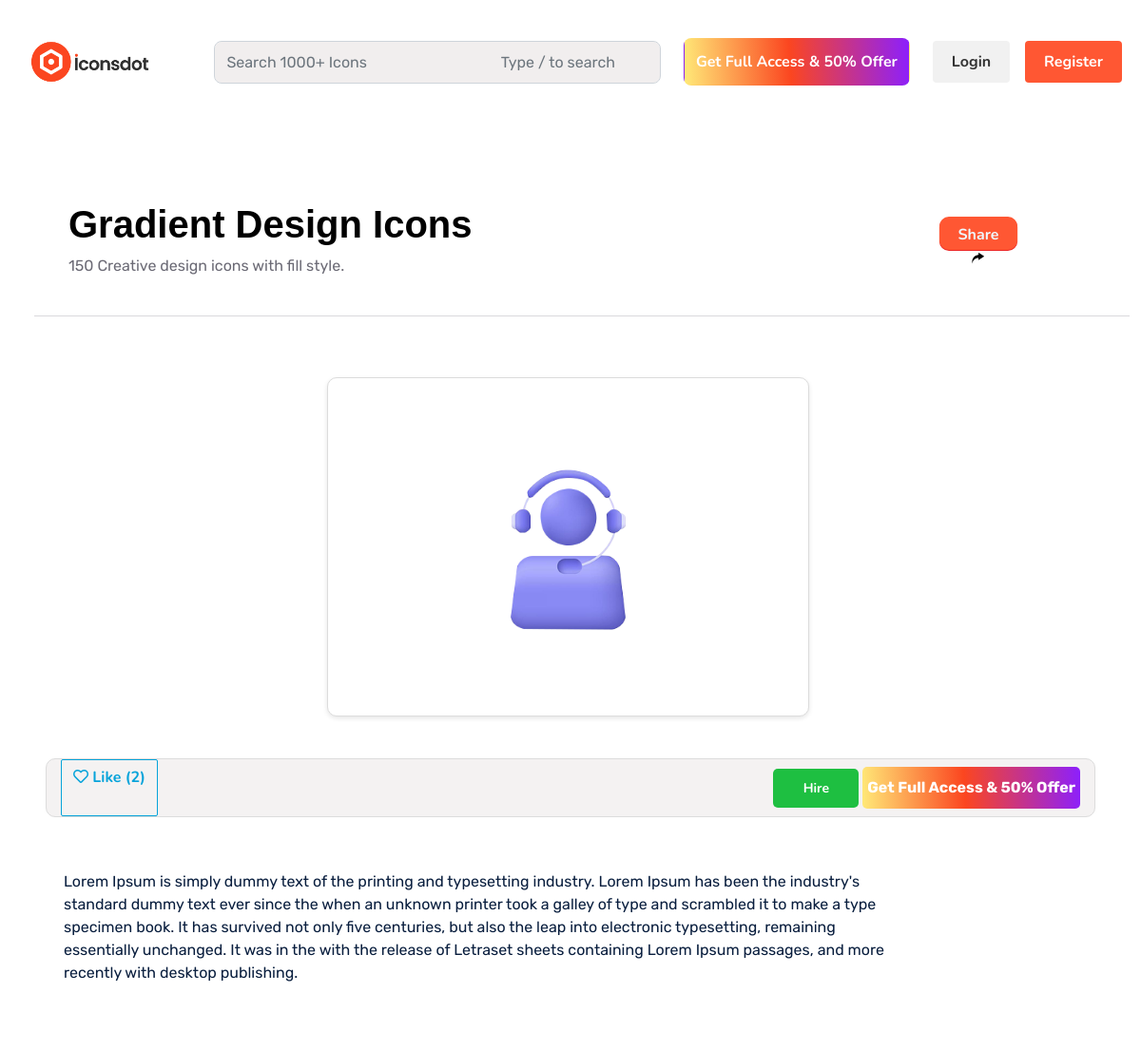
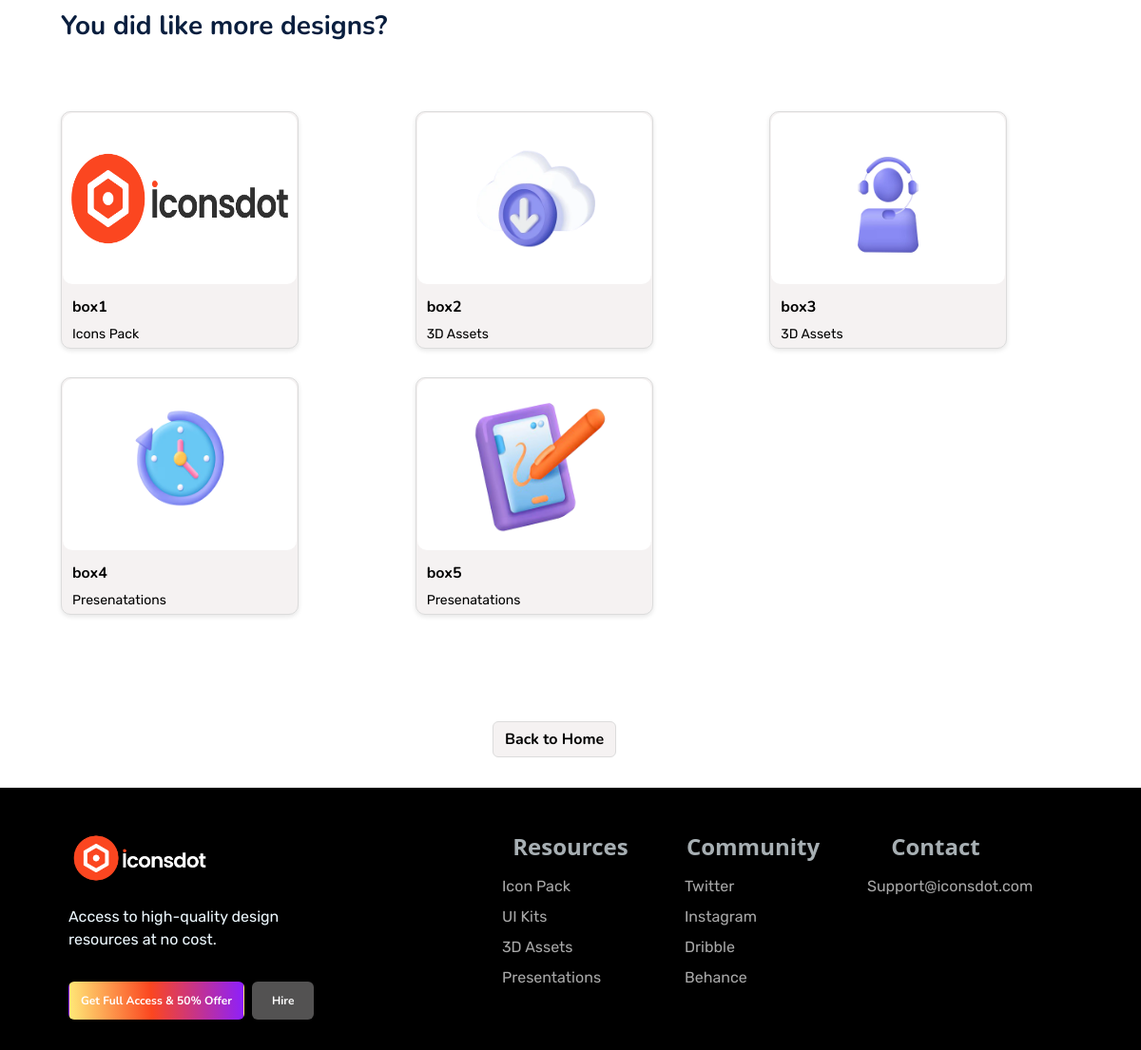
/gra_img/1, run on the app's committed database (2 pictures, top to bottom).
### icons_app/models.py (models this page shows, shortened)
class Gradient_Image(models.Model):
    gradient_image=models.ImageField(upload_to='gradient_images/')
    sub_gradient_category=models.ForeignKey(Sub_Gradient_Category,on_delete=models.CASCADE)

class Sub_Gradient_Category(models.Model):
    sub_gradient_category=models.CharField(max_length=30)
    featured_image = models.ImageField(upload_to='sub_gradient_images/', null=True, blank=True)  # Added ImageField
    gradient_category=models.ForeignKey(Gradient_Category,on_delete=models.CASCADE,null=True,blank=True)

class Gradient_Category(models.Model):
    gradient_category=models.CharField(max_length=30)

### icons_app/views.py (the view)
# urls.py: path('gra_img/<int:id>', views.gra_img, name='gra_img'),
def gra_img(request, id):
    gradient_image = Gradient_Image.objects.filter(sub_gradient_category=id)
    sub_gradient_category = Sub_Gradient_Category.objects.all()
    subgradient_category = get_object_or_404(Sub_Gradient_Category, id=id)
    total_likes = PageLike.objects.filter(sub_gradient_category=subgradient_category).count()
    user_has_liked = False
    user_id = request.session.get('user_id')
    if user_id:
        register_user = Register.objects.filter(id=user_id).first()
        if register_user:
            user_has_liked = PageLike.objects.filter(user=register_user, sub_gradient_category=subgradient_category).exists()
    context = {
        'gradient_image': gradient_image,
        'sub_gradient_category': sub_gradient_category,
        'subgradient_category': subgradient_category,
        'total_likes': total_likes,
        'user_has_liked': user_has_liked,
    }
    return render(request, 'gra_img.html', context)

### icons_app/templates/gra_img.html (shortened to what this page needs)
{% extends 'page2.html' %}
{% load static %}
{% block content %}
<div class="container mt-5">
    <div class="container-fluid py-5 wow fadeInUp" data-wow-delay="0.1s">
        <div class="row g-4">
            <div class="wow zoomIn col-lg-10" data-wow-delay="0.2s">
                <h1 class="ms-4">Gradient Design Icons </h1>
                <p class="ms-4">150 Creative design icons with fill style. </p>
            </div>
            <div class="wow zoomIn col-lg-2" data-wow-delay="0.2s">
                <button id="shareButton" class="btn text-light w-50 my-3"
                    style=" max-height:35px ; background-color: #ff5733; height: 50px; border-radius: 10px; box-shadow: 0 0.9px 0px 0.007rem #ec2525;">Share
                </button>
            </div>
            <hr class="col-12 col-lg-12">
        </div>
    </div>
    <div class="container-fluid py-0 wow fadeInUp" data-wow-delay="0.1s">
        <div class="row">
            <div class="wow zoomIn" data-wow-delay="0.2s">
                <div class="row justify-content-center ms-3 me-3">
                    {% for image in gradient_image %}
                    <div class="col-10 col-lg-6 mb-4">
                        <div class="icon-card" style=" width: 99%; border: 1px solid gainsboro;">
                            <img src="{{ image.gradient_image.url }}" alt="Icon"
                                style="width: 100%; height: 300px;object-fit: fill; ">
                        </div>
                    </div>
                    {% endfor %}
                </div>
            </div>
        </div>
        <div class="bottom-bar justify-content-between col-lg-12"
            style="border: 1px solid gainsboro; border-radius: 10px; background-color: #f4f2f2;">
            {% if request.session.user_id %}
            <a href="{% url 'icons_app:like_page' subgradient_category.id %}" class="btn btn-outline-primary">
                {% if user_has_liked %}
                    <i class="fas fa-heart"></i> Unlike (<span id="likeCount">{{ total_likes }}</span>)
                {% else %}
                    <i class="far fa-heart"></i> Like (<span id="likeCount">{{ total_likes }}</span>)
                {% endif %}
            </a>
                {% else %}
                <a href="#popup2" class="btn btn-outline-primary">
                    <i class="far fa-heart"></i> Like (<span id="likeCount">{{ total_likes }}</span>)
                </a>
                {% endif %}
                <div class="py-2">
                <button class="btn btn-sm" id="hireButton2" style=" min-width: 90px; background-color: #1EBF41; color: #ffffff;">
                    Hire</button>
                <button class="get-full-access"  style=" background: linear-gradient(86.43deg, #FFE978 0%, #FB4620 47%, #8D20FB 99.5%); color: white;" id="Subscribe4">Get Full Access & 50% Offer</button>
            </div>
        </div>
    </div>
    <div class="container-fluid py-5 wow fadeInUp" data-wow-delay="0.1s">
        <div class="container2 py-2 w-100">
            <div class="wow zoomIn col-lg-10 ms-1 text-dark" data-wow-delay="0.2s">
                <p>Lorem Ipsum is simply dummy text of the printing and typesetting industry. Lorem Ipsum has been
                    the industry's standard dummy text ever since the when an unknown printer took a galley of type
                    and scrambled it to make a type specimen book. It has survived not only five centuries, but also
                    the leap into electronic typesetting, remaining essentially unchanged. It was in the with the
                    release of Letraset sheets containing Lorem Ipsum passages, and more recently with desktop
                    publishing.</p>
            </div>
        </div>
    </div>
    <div class="container-fluid py-2 wow fadeInUp" data-wow-delay="0.1s">
        <div class="container2 w-100">
            <div class="wow zoomIn" data-wow-delay="0.2s">
                <h3 class="ms-3">You did like more designs?</h3>
            </div>
        </div>
    </div>
    <div class="container-fluid py-5 wow fadeInUp" data-wow-delay="0.1s">
        <div class="container2 py-2 w-100">
            <div class="row ms-1">
                <div class="wow zoomIn" data-wow-delay="0.2s">
                    <div class="icon-grid justify-content-center ">
                        {% for i in sub_gradient_category|slice:":8" %}
                        <div class="icon-card  "
                            style=" border: 1px solid gainsboro; padding: 1px; width: 250px; height: 250px; background-color: #f5f2f2;">
                            <a href="{% url 'icons_app:gra_img' i.id %}">
                                {% if i.featured_image %}
                                <img src="{{ i.featured_image.url }}"
                                    alt="Icon 1" style="width:100%; height: 180px; background-color: #ffffff;">
                                {% else %}
                                <img src="{% static 'images/Favicon.svg' %}"
                                alt="Icon 1" style="width:100%; height: 180px; background-color: #ffffff;">
                                {% endif %}
                                </a>
                            <h3>{{ i.sub_gradient_category }}</h3>
                            <p>{{ i.gradient_category.gradient_category }}</p>
                        </div>
                        {% endfor %}
                    </div>
                </div>
            </div><br><br>
        </div>
    </div>
    <div class="container-fluid py-2">
        <div class="container2 w-100">
            <div class="row justify-content-center">
                <div class="col-lg-2">
                    <a href="#" class="">  <button class="btn" style="background-color: #f5f2f2; border: 1px solid gainsboro; border-radius: 6px;color:black;"> Back to Home</button> </a>
                </div>
            </div>
        </div>
    </div>
</div>
{% endblock %}

### data on the page
Gradient_Image: gradient_image (picture)
Sub_Gradient_Category: featured_image (picture), sub_gradient_category "box1", gradient_category.gradient_category "Icons Pack"
Sub_Gradient_Category: featured_image (picture), sub_gradient_category "box2", gradient_category.gradient_category "3D Assets"
Sub_Gradient_Category: featured_image (picture), sub_gradient_category "box3", gradient_category.gradient_category "3D Assets"
Sub_Gradient_Category: featured_image (picture), sub_gradient_category "box4", gradient_category.gradient_category "Presenatations"
Sub_Gradient_Category: featured_image (picture), sub_gradient_category "box5", gradient_category.gradient_category "Presenatations"

### other printed values
{{ total_likes }} "2"
